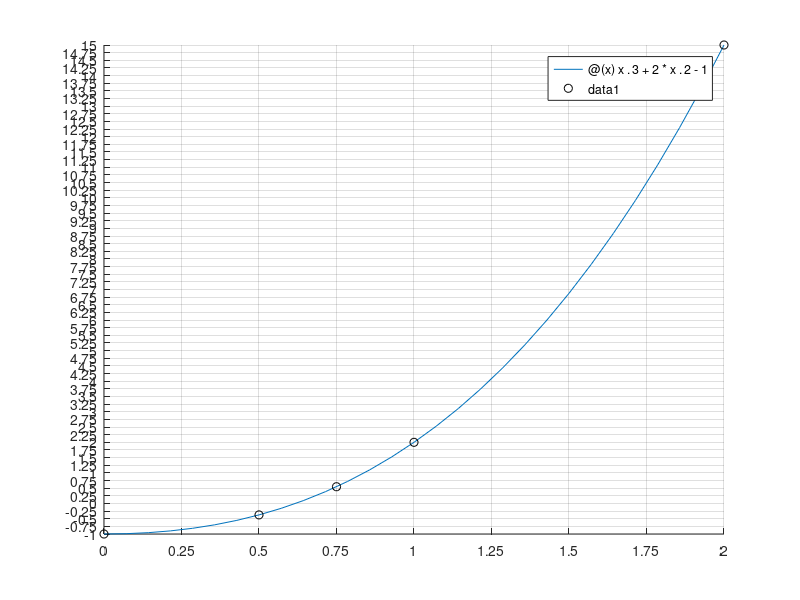

Here is the MATLAB script that generated this plot:
grid on;hold on;
axis([0 2 -1 15]);
xticks(0:0.25:2);
yticks(-1:0.25:15);

f = @(x) x.^3+2*x.^2 -1;
fplot(f,[0,2]);

nodes=[0 0.5 0.75 1 2]
values=[-1 -0.375 0.546875 2 15]
plot(nodes,values,'ok')